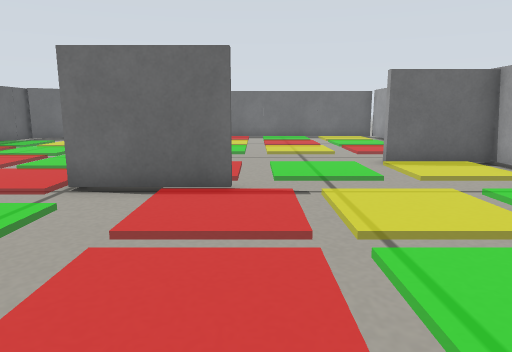
View 1 (above)

15 first-person views from a walk through a world built for the Gazebo simulator. The camera is 0.26 m above the floor, tilts 10° down and sees 70° across. The floor is counted in squares, 0.2 m on a side. Each view is taken from the middle of a square. On the plan, view 1 faces up. The plan holds only what a view shows up to about 15 squares ahead; the rest is blank.

View 2
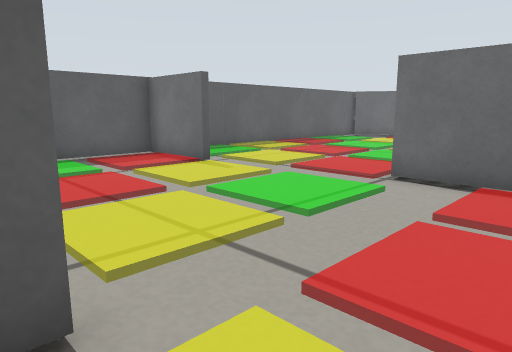

View 3
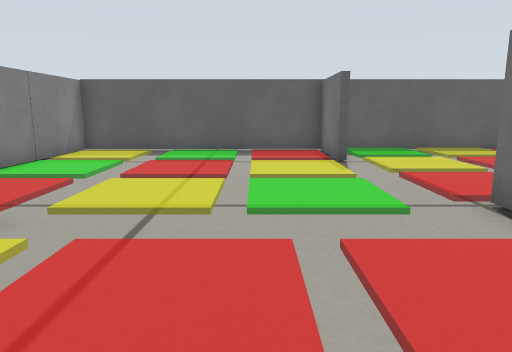

View 4
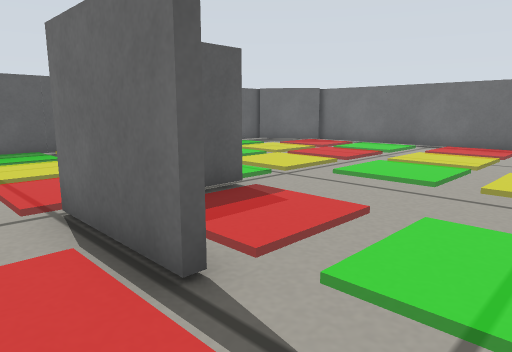

View 5
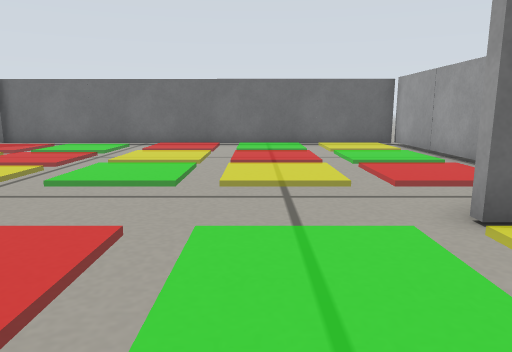

View 6
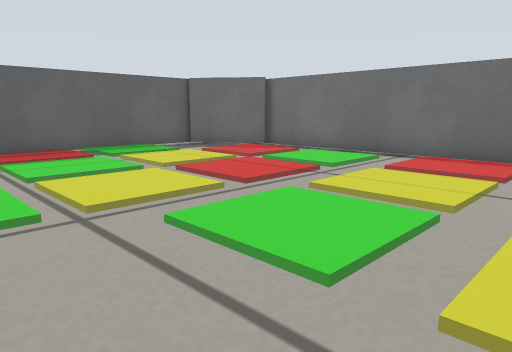

View 7
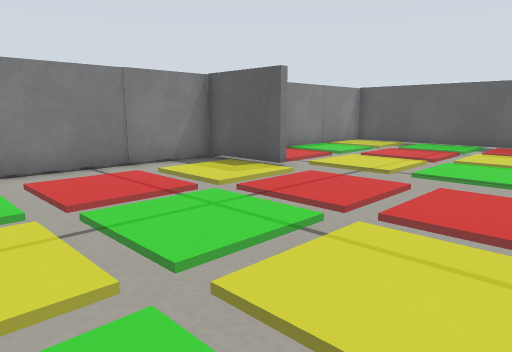

View 8
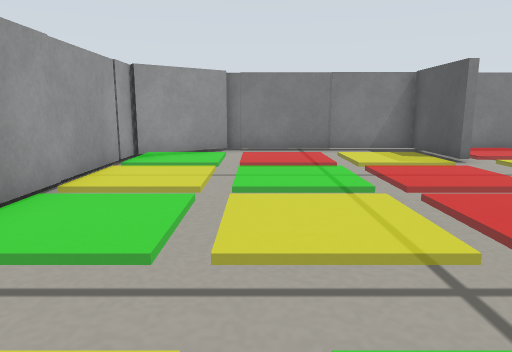

View 9
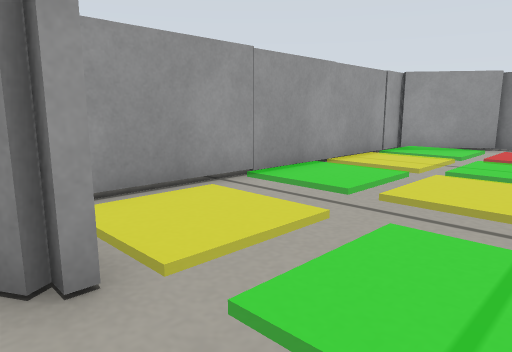

View 10
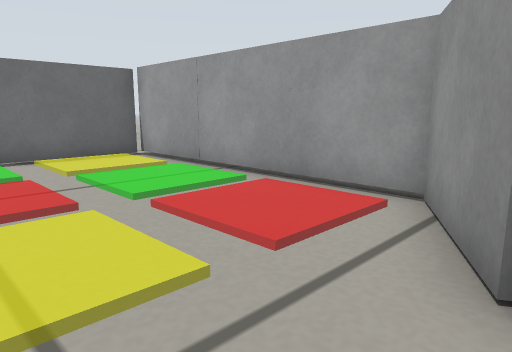

View 11
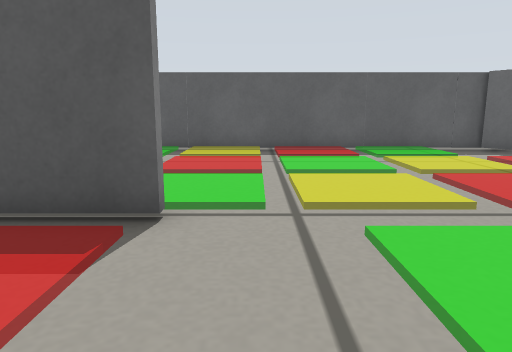

View 12
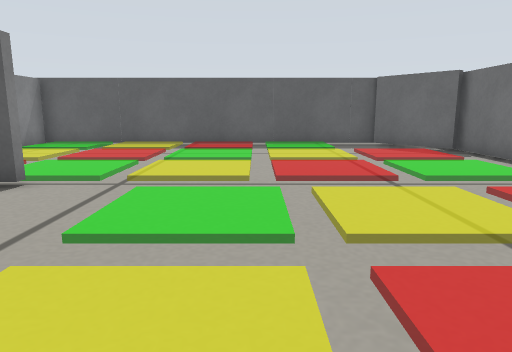

View 13
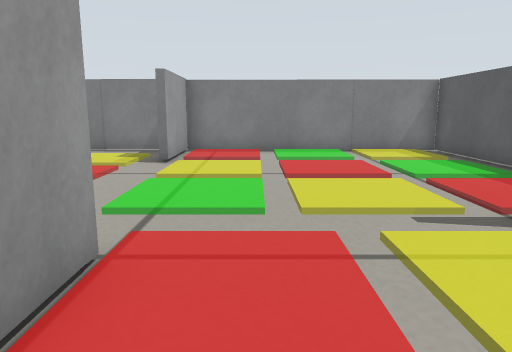

View 14
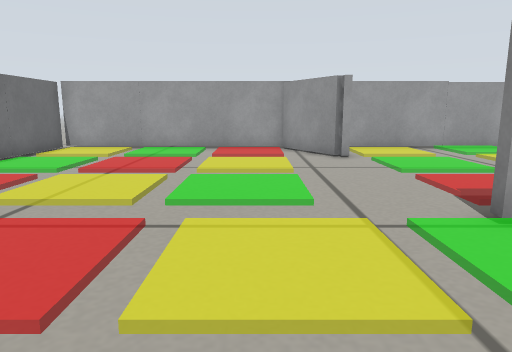

View 15
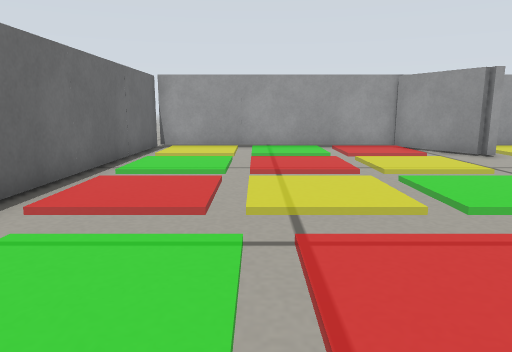

### Floor plan
Points are (right, up) in squares from view 1. A wall is a line through its corners. A room is listed if a view was taken in it or the views show most of it. See-through windows are left out.
Room 1 (views 1, 2, 3, 4, 5, 6, 7, 8, 9, 10, 11, 12, 13, 14, 15)
walls: (-3.2, 9.9) (-3.2, 7.9); (-0.3, 6.6) (-3.5, 6.6) (-3.5, 8.1); (3.7, 10.4) (6.5, 12) (6.5, 20.6) (-9.2, 20.7); (-8.5, 5.4) (-11.5, 5.4) (-11.5, -3.3) (-2.5, -3.4) (-2.5, -0.2); (-2.2, -0.2) (-2.2, -3.4) (4, -3.4); (-8.9, 20.4) (-11.4, 18.6); (6.5, -1.6) (6.5, 10) (3.6, 10); (3.9, -3.3) (6.4, -1.4); (-11.5, 18.8) (-11.5, 5.7) (-10, 5.7)

Where each view was taken, in squares from view 1:
view 1: 0 up, 0 right, facing up
view 2: 1 down, 0 right, facing up-left
view 3: 3 up, 2 right, facing left
view 4: 5 up, 2 right, facing up-left
view 5: 6 up, 1 right, facing up
view 6: 10 up, 1 right, facing up-left
view 7: 6 up, 5 right, facing down-left
view 8: 9 up, 3 right, facing down
view 9: 11 up, 1 right, facing down-right
view 10: 10 up, 1 right, facing up-right
view 11: 11 up, 1 right, facing left
view 12: 14 up, 3 right, facing left
view 13: 10 up, 5 left, facing down
view 14: 13 up, 8 left, facing right
view 15: 17 up, 7 left, facing right
